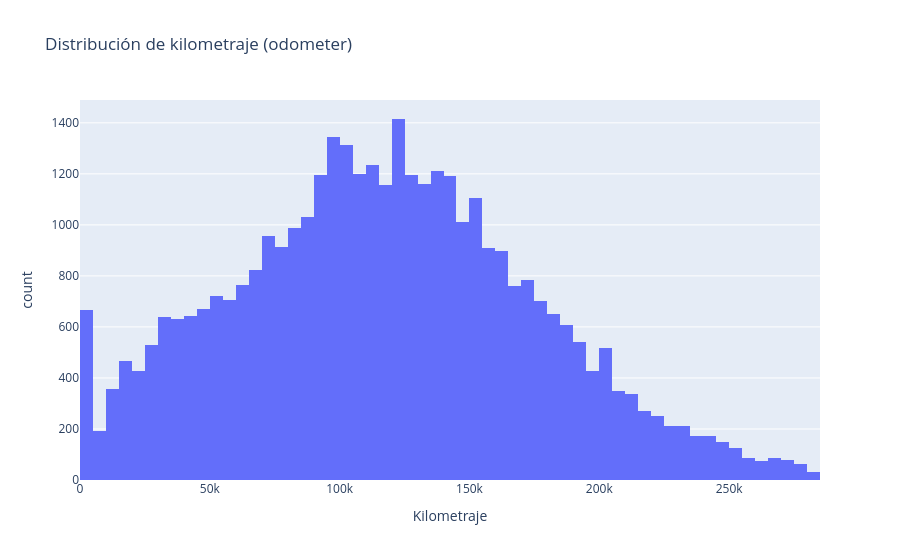

Notebook source saved alongside this figure:
### Markdown cell above
### Kilometraje

### Code cell
fig_odo = px.histogram(
    df_clean, 
    x="odometer", 
    nbins=60, 
    title="Distribución de kilometraje (odometer)",
    labels={"odometer": "Kilometraje"}
)
fig_odo.show()

### Figure 1 — Plotly figure (JSON) as saved in the notebook; plotly's stock layout.template omitted (floating-point values rounded to 4 significant figures; data arrays with more than 128 entries replaced by an {"elided": "..."} marker saying what was removed)
{"data": [{"bingroup": "x", "hovertemplate": "Kilometraje=%{x}<br>count=%{y}<extra></extra>", "legendgroup": "", "marker": {"color": "#636efa", "pattern": {"shape": ""}}, "name": "", "nbinsx": 60, "orientation": "v", "showlegend": false, "type": "histogram", "x": {"elided": "37319 float values"}, "xaxis": "x", "yaxis": "y"}], "layout": {"barmode": "relative", "legend": {"tracegroupgap": 0}, "title": {"text": "Distribución de kilometraje (odometer)"}, "xaxis": {"anchor": "y", "domain": [0, 1], "title": {"text": "Kilometraje"}}, "yaxis": {"anchor": "x", "domain": [0, 1], "title": {"text": "count"}}}}
